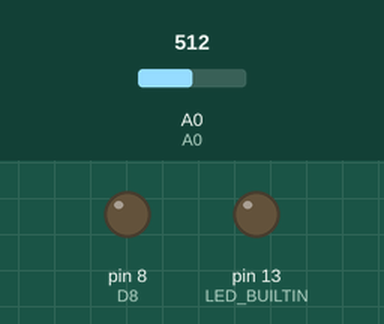
This sketch was run on a simulated Arduino Uno, built with avr-gcc and run on an emulated ATmega328P. On the bench: output pins drawn as LEDs (lit = HIGH). The test bench sets the inputs (shaded band); at power-on: A0 = 512. Pins used as bus, display or sensor lines are not drawn; what the sketch prints to the serial monitor is not drawn.

Above: at 3.5 s.
At 7.6 s:
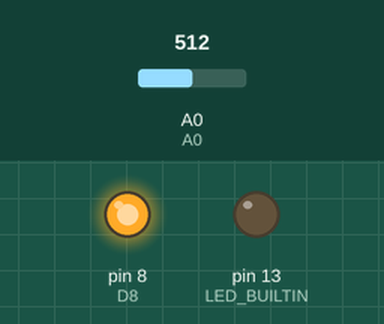
Timing chart, 0 to 10.7 s (numbered marks = the images above):
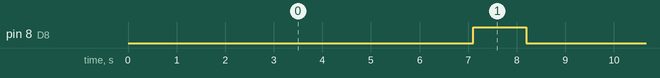

Measured:
- by itself, pin 8 (D8): alternates HIGH for 1.1 s and LOW for 7.1 s

The sketch:

waterPlant_moisture_monitor.ino
```cpp
/**
 *
 * Version 1.0 del proyecto para automatizar el riego de una planta.
 *
 * Actualmente se basa en las siguentes particularidades:
 *
 * 1. CIRCUITO DEL SENSOR DE HUMEDAD
 * Como sensor de humedad utiliza dos barras metálicas de unos 200mm de largo y separadas 10mm. Practicamente se comporta como un elemento curra resistencia
 * varia en funcion de la huemdad del suelo. Habría que determinar si esta variación es lineal pero de moemnto ya nos vale.
 * Este sensor se coloca en serie con una R de 1K formando un divisor resistivo.
 * Los extremos de este divisor resistivo se conectan cada uno a un pin digital del arduino (D7 y D8) para su polarización bipolar (circulación de corrient en ambos sentidos)
 * y así evitar la electrólisis cada vez que se procede a la medida de voltaje la toma media.
 * La toma media de este sensor se conecta a la entrada analogica del arduino, la A0, para la lectura de la tensión en el punto medio. Esta tension será indicativo de la humedad
 * del suelo de la planta.
 *
 * 2. CIRCUITO DE ALIMENTACIÓN Y CONTRO DEL RIEGO
 * Utilizamos una bomba periestaltica cuyo eje se acciona mediante un motor CC de 6V alimentado a través de un puente en H con una pila de 9V.
 *
 * 3. ALIMENTACION DEL ARDUINO
 * Por lo pronto la alimentacion del arduino es via usb
 *
 * 4. ASPECTOS A MEJORAR EN LAS PROXIMAS VERSIONES
 *
 * 		4.1 Uso de timer, interrupciones y rutinas para la automatizacion de la medida de la humedad del suelo y el riego
 * 		4.2 Añadir un display para que, cuando apretemos un boton nos muestre la lectura actual de la humedad del suelo y los diferentes parametros del control
 * 		los valores de min y max.
 * 		4.3 Añadir la opcion de modificar los parametros de control de manera externa mediante un teclado.
 *
 * Este sensor se pincha en la tierra hasta la mitad aprox.
 */

#include "Arduino.h"
#include <avr/sleep.h>


//Pines utilizados para el sensor de humedad
#define D7 7
#define D8 8
#define A0 14


//Variables para la medidad de la humedad
double 			lastMoistureMeasure;


//valores de la regresion lineal de la funcion que relaciona la lectura del arduino (x = digital) con el porcentaje de humedad del suelo (y)
//Cuando el sustrato se encuentra practicamente seco, el valor que lee el arduino en el divisor de tension es 1024.
//Cuando el sensor se introduce en agua el valor que lee el arduino es 0.
float b = 100.0;
float m = -b/1024.0;


//The setup function is called once at startup of the sketch
void setup()
{


	// Add your initialization code here

	Serial.begin(9600);

	pinMode(LED_BUILTIN, OUTPUT);


	//Definimos como modo salida los pines D7 y D8 (digitales) que servirán para polarizar el sensor de humedad del suelo (moisture sensor)
	pinMode(D7, OUTPUT);
	pinMode(D8, OUTPUT);

	//Definimos como modo entrada el pin A0 (Analogico)
	pinMode(A0, INPUT);

	//Initializing outputs
	digitalWrite(LED_BUILTIN, LOW);
	digitalWrite(D7, LOW);
	digitalWrite(D8, LOW);

}

// The loop function is called in an endless loop
void loop()
{
	myDelay(5000);
	checkMoisture(D7,D8,A0);

}


//****************************************
//FIN CONFIGURACION TIMER E INTERRUPCIONES
//****************************************


double checkMoisture(int positivePin, int negativePin, int channelLecture)
{

	//("Checking plant moisture value....");

	unsigned int  a0_lecture = readMoistureSensor(D7, D8, A0); // @suppress("Invalid arguments")

	Serial.println("Plant Moisture Lecture = " + String(a0_lecture));

	double moistureLecture = (m * a0_lecture) + b;

	Serial.println("Plant Moisture in percent = " + String(moistureLecture));

	return moistureLecture;
}

unsigned int readMoistureSensor(int positivePin, int negativePin, int channelLecture)
{
	unsigned int humidityLecture;

	delay(1000);

	digitalWrite(positivePin, HIGH);
	digitalWrite(negativePin, LOW);

	delay(1000);

	humidityLecture = analogRead(channelLecture); //devuelve un valor entre 0 y 1024 propio de un adc de 10 bits

	delay(100);

	digitalWrite(positivePin, LOW);
	digitalWrite(negativePin, HIGH);

	delay(1100);

	digitalWrite(D7, LOW);
	digitalWrite(D8, LOW);

	return humidityLecture;
}

void myDelay(unsigned long delayInMillis)
{
	unsigned long actualTime = millis();
	unsigned long deadTime = actualTime + delayInMillis;


	while (actualTime<deadTime)
	{
		actualTime = millis();
	}
}
```

sloeber.ino.cpp
```cpp
#ifdef __IN_ECLIPSE__
//This is a automatic generated file
//Please do not modify this file
//If you touch this file your change will be overwritten during the next build
//This file has been generated on 2022-04-19 22:22:17

#include "Arduino.h"
#include "Arduino.h"
#include <avr/sleep.h>

void setup() ;
void loop() ;
double checkMoisture(int positivePin, int negativePin, int channelLecture) ;
unsigned int readMoistureSensor(int positivePin, int negativePin, int channelLecture) ;
void myDelay(unsigned long delayInMillis) ;

#include "waterPlant_moisture_monitor.ino"


#endif
```
